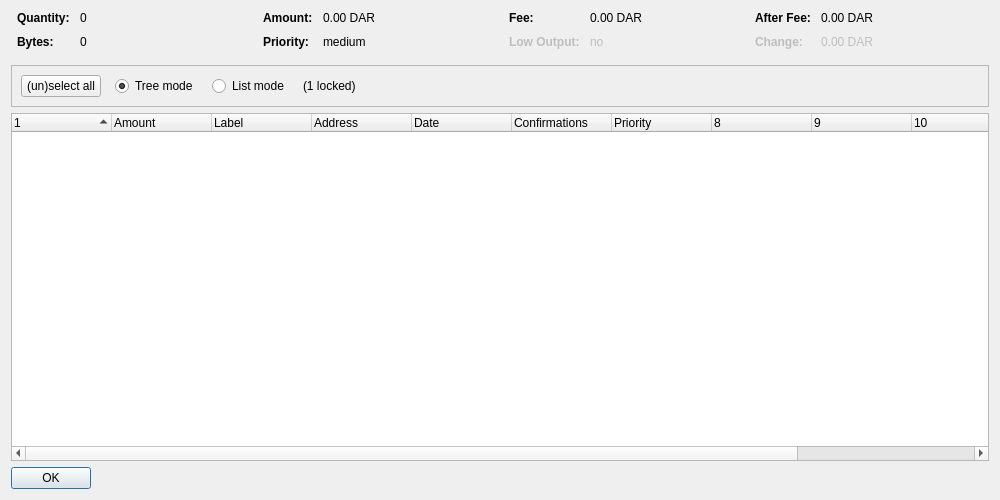
<?xml version="1.0" encoding="UTF-8"?>
<ui version="4.0">
 <class>CoinControlDialog</class>
 <widget class="QDialog" name="CoinControlDialog">
  <property name="geometry">
   <rect>
    <x>0</x>
    <y>0</y>
    <width>1000</width>
    <height>500</height>
   </rect>
  </property>
  <property name="windowTitle">
   <string>Coin Control Address Selection</string>
  </property>
  <layout class="QVBoxLayout" name="verticalLayout">
   <item>
    <layout class="QHBoxLayout" name="horizontalLayoutTop" stretch="0,0,0,0">
     <property name="topMargin">
      <number>0</number>
     </property>
     <property name="bottomMargin">
      <number>10</number>
     </property>
     <item>
      <layout class="QFormLayout" name="formLayoutCoinControl1">
       <property name="horizontalSpacing">
        <number>10</number>
       </property>
       <property name="verticalSpacing">
        <number>10</number>
       </property>
       <property name="leftMargin">
        <number>6</number>
       </property>
       <property name="rightMargin">
        <number>6</number>
       </property>
       <item row="0" column="0">
        <widget class="QLabel" name="labelCoinControlQuantityText">
         <property name="font">
          <font>
           <weight>75</weight>
           <bold>true</bold>
          </font>
         </property>
         <property name="text">
          <string>Quantity:</string>
         </property>
        </widget>
       </item>
       <item row="0" column="1">
        <widget class="QLabel" name="labelCoinControlQuantity">
         <property name="cursor">
          <cursorShape>IBeamCursor</cursorShape>
         </property>
         <property name="contextMenuPolicy">
          <enum>Qt::ActionsContextMenu</enum>
         </property>
         <property name="text">
          <string notr="true">0</string>
         </property>
         <property name="textInteractionFlags">
          <set>Qt::LinksAccessibleByMouse|Qt::TextSelectableByKeyboard|Qt::TextSelectableByMouse</set>
         </property>
        </widget>
       </item>
       <item row="1" column="0">
        <widget class="QLabel" name="labelCoinControlBytesText">
         <property name="font">
          <font>
           <weight>75</weight>
           <bold>true</bold>
          </font>
         </property>
         <property name="text">
          <string>Bytes:</string>
         </property>
        </widget>
       </item>
       <item row="1" column="1">
        <widget class="QLabel" name="labelCoinControlBytes">
         <property name="cursor">
          <cursorShape>IBeamCursor</cursorShape>
         </property>
         <property name="contextMenuPolicy">
          <enum>Qt::ActionsContextMenu</enum>
         </property>
         <property name="text">
          <string notr="true">0</string>
         </property>
         <property name="textInteractionFlags">
          <set>Qt::LinksAccessibleByMouse|Qt::TextSelectableByKeyboard|Qt::TextSelectableByMouse</set>
         </property>
        </widget>
       </item>
      </layout>
     </item>
     <item>
      <layout class="QFormLayout" name="formLayoutCoinControl2">
       <property name="horizontalSpacing">
        <number>10</number>
       </property>
       <property name="verticalSpacing">
        <number>10</number>
       </property>
       <property name="leftMargin">
        <number>6</number>
       </property>
       <property name="rightMargin">
        <number>6</number>
       </property>
       <item row="0" column="0">
        <widget class="QLabel" name="labelCoinControlAmountText">
         <property name="font">
          <font>
           <weight>75</weight>
           <bold>true</bold>
          </font>
         </property>
         <property name="text">
          <string>Amount:</string>
         </property>
        </widget>
       </item>
       <item row="0" column="1">
        <widget class="QLabel" name="labelCoinControlAmount">
         <property name="cursor">
          <cursorShape>IBeamCursor</cursorShape>
         </property>
         <property name="contextMenuPolicy">
          <enum>Qt::ActionsContextMenu</enum>
         </property>
         <property name="text">
          <string notr="true">0.00 DAR</string>
         </property>
         <property name="textInteractionFlags">
          <set>Qt::LinksAccessibleByMouse|Qt::TextSelectableByKeyboard|Qt::TextSelectableByMouse</set>
         </property>
        </widget>
       </item>
       <item row="1" column="0">
        <widget class="QLabel" name="labelCoinControlPriorityText">
         <property name="font">
          <font>
           <weight>75</weight>
           <bold>true</bold>
          </font>
         </property>
         <property name="text">
          <string>Priority:</string>
         </property>
        </widget>
       </item>
       <item row="1" column="1">
        <widget class="QLabel" name="labelCoinControlPriority">
         <property name="cursor">
          <cursorShape>IBeamCursor</cursorShape>
         </property>
         <property name="contextMenuPolicy">
          <enum>Qt::ActionsContextMenu</enum>
         </property>
         <property name="text">
          <string notr="true">medium</string>
         </property>
         <property name="textInteractionFlags">
          <set>Qt::LinksAccessibleByMouse|Qt::TextSelectableByKeyboard|Qt::TextSelectableByMouse</set>
         </property>
        </widget>
       </item>
      </layout>
     </item>
     <item>
      <layout class="QFormLayout" name="formLayoutCoinControl3">
       <property name="horizontalSpacing">
        <number>10</number>
       </property>
       <property name="verticalSpacing">
        <number>10</number>
       </property>
       <property name="leftMargin">
        <number>6</number>
       </property>
       <property name="rightMargin">
        <number>6</number>
       </property>
       <item row="0" column="0">
        <widget class="QLabel" name="labelCoinControlFeeText">
         <property name="font">
          <font>
           <weight>75</weight>
           <bold>true</bold>
          </font>
         </property>
         <property name="text">
          <string>Fee:</string>
         </property>
        </widget>
       </item>
       <item row="0" column="1">
        <widget class="QLabel" name="labelCoinControlFee">
         <property name="cursor">
          <cursorShape>IBeamCursor</cursorShape>
         </property>
         <property name="contextMenuPolicy">
          <enum>Qt::ActionsContextMenu</enum>
         </property>
         <property name="text">
          <string notr="true">0.00 DAR</string>
         </property>
         <property name="textInteractionFlags">
          <set>Qt::LinksAccessibleByMouse|Qt::TextSelectableByKeyboard|Qt::TextSelectableByMouse</set>
         </property>
        </widget>
       </item>
       <item row="1" column="0">
        <widget class="QLabel" name="labelCoinControlLowOutputText">
         <property name="enabled">
          <bool>false</bool>
         </property>
         <property name="font">
          <font>
           <weight>75</weight>
           <bold>true</bold>
          </font>
         </property>
         <property name="text">
          <string>Low Output:</string>
         </property>
        </widget>
       </item>
       <item row="1" column="1">
        <widget class="QLabel" name="labelCoinControlLowOutput">
         <property name="enabled">
          <bool>false</bool>
         </property>
         <property name="cursor">
          <cursorShape>IBeamCursor</cursorShape>
         </property>
         <property name="contextMenuPolicy">
          <enum>Qt::ActionsContextMenu</enum>
         </property>
         <property name="text">
          <string notr="true">no</string>
         </property>
         <property name="textInteractionFlags">
          <set>Qt::LinksAccessibleByMouse|Qt::TextSelectableByKeyboard|Qt::TextSelectableByMouse</set>
         </property>
        </widget>
       </item>
      </layout>
     </item>
     <item>
      <layout class="QFormLayout" name="formLayoutCoinControl4">
       <property name="horizontalSpacing">
        <number>10</number>
       </property>
       <property name="verticalSpacing">
        <number>10</number>
       </property>
       <property name="leftMargin">
        <number>6</number>
       </property>
       <property name="rightMargin">
        <number>6</number>
       </property>
       <item row="0" column="0">
        <widget class="QLabel" name="labelCoinControlAfterFeeText">
         <property name="font">
          <font>
           <weight>75</weight>
           <bold>true</bold>
          </font>
         </property>
         <property name="text">
          <string>After Fee:</string>
         </property>
        </widget>
       </item>
       <item row="0" column="1">
        <widget class="QLabel" name="labelCoinControlAfterFee">
         <property name="cursor">
          <cursorShape>IBeamCursor</cursorShape>
         </property>
         <property name="contextMenuPolicy">
          <enum>Qt::ActionsContextMenu</enum>
         </property>
         <property name="text">
          <string notr="true">0.00 DAR</string>
         </property>
         <property name="textInteractionFlags">
          <set>Qt::LinksAccessibleByMouse|Qt::TextSelectableByKeyboard|Qt::TextSelectableByMouse</set>
         </property>
        </widget>
       </item>
       <item row="1" column="0">
        <widget class="QLabel" name="labelCoinControlChangeText">
         <property name="enabled">
          <bool>false</bool>
         </property>
         <property name="font">
          <font>
           <weight>75</weight>
           <bold>true</bold>
          </font>
         </property>
         <property name="text">
          <string>Change:</string>
         </property>
        </widget>
       </item>
       <item row="1" column="1">
        <widget class="QLabel" name="labelCoinControlChange">
         <property name="enabled">
          <bool>false</bool>
         </property>
         <property name="cursor">
          <cursorShape>IBeamCursor</cursorShape>
         </property>
         <property name="contextMenuPolicy">
          <enum>Qt::ActionsContextMenu</enum>
         </property>
         <property name="text">
          <string notr="true">0.00 DAR</string>
         </property>
         <property name="textInteractionFlags">
          <set>Qt::LinksAccessibleByMouse|Qt::TextSelectableByKeyboard|Qt::TextSelectableByMouse</set>
         </property>
        </widget>
       </item>
      </layout>
     </item>
    </layout>
   </item>
   <item>
    <widget class="QFrame" name="frame">
     <property name="minimumSize">
      <size>
       <width>0</width>
       <height>40</height>
      </size>
     </property>
     <property name="frameShape">
      <enum>QFrame::StyledPanel</enum>
     </property>
     <property name="frameShadow">
      <enum>QFrame::Sunken</enum>
     </property>
     <layout class="QHBoxLayout" name="horizontalLayout">
      <item>
       <layout class="QHBoxLayout" name="horizontalLayoutPanel" stretch="0,0,0,0,0">
        <property name="spacing">
         <number>14</number>
        </property>
        <item>
         <widget class="QPushButton" name="pushButtonSelectAll">
          <property name="sizePolicy">
           <sizepolicy hsizetype="Maximum" vsizetype="Fixed">
            <horstretch>0</horstretch>
            <verstretch>0</verstretch>
           </sizepolicy>
          </property>
          <property name="text">
           <string>(un)select all</string>
          </property>
         </widget>
        </item>
        <item>
         <widget class="QRadioButton" name="radioTreeMode">
          <property name="sizePolicy">
           <sizepolicy hsizetype="Maximum" vsizetype="Fixed">
            <horstretch>0</horstretch>
            <verstretch>0</verstretch>
           </sizepolicy>
          </property>
          <property name="text">
           <string>Tree mode</string>
          </property>
          <property name="checked">
           <bool>true</bool>
          </property>
         </widget>
        </item>
        <item>
         <widget class="QRadioButton" name="radioListMode">
          <property name="sizePolicy">
           <sizepolicy hsizetype="Maximum" vsizetype="Fixed">
            <horstretch>0</horstretch>
            <verstretch>0</verstretch>
           </sizepolicy>
          </property>
          <property name="text">
           <string>List mode</string>
          </property>
         </widget>
        </item>
        <item>
         <widget class="QLabel" name="labelLocked">
          <property name="text">
           <string notr="true">(1 locked)</string>
          </property>
         </widget>
        </item>
        <item>
         <spacer name="horizontalSpacer">
          <property name="orientation">
           <enum>Qt::Horizontal</enum>
          </property>
          <property name="sizeHint" stdset="0">
           <size>
            <width>40</width>
            <height>20</height>
           </size>
          </property>
         </spacer>
        </item>
       </layout>
      </item>
     </layout>
    </widget>
   </item>
   <item>
    <widget class="CoinControlTreeWidget" name="treeWidget">
     <property name="contextMenuPolicy">
      <enum>Qt::CustomContextMenu</enum>
     </property>
     <property name="sortingEnabled">
      <bool>false</bool>
     </property>
     <property name="columnCount">
      <number>12</number>
     </property>
     <attribute name="headerShowSortIndicator" stdset="0">
      <bool>true</bool>
     </attribute>
     <attribute name="headerStretchLastSection">
      <bool>false</bool>
     </attribute>
     <column>
      <property name="text">
       <string/>
      </property>
     </column>
     <column>
      <property name="text">
       <string>Amount</string>
      </property>
     </column>
     <column>
      <property name="text">
       <string notr="true">Label</string>
      </property>
     </column>
     <column>
      <property name="text">
       <string>Address</string>
      </property>
     </column>
     <column>
      <property name="text">
       <string>Date</string>
      </property>
     </column>
     <column>
      <property name="text">
       <string>Confirmations</string>
      </property>
      <property name="toolTip">
       <string>Confirmed</string>
      </property>
     </column>
     <column>
      <property name="text">
       <string>Priority</string>
      </property>
     </column>
     <column>
      <property name="text">
       <string/>
      </property>
     </column>
     <column>
      <property name="text">
       <string/>
      </property>
     </column>
     <column>
      <property name="text">
       <string/>
      </property>
     </column>
     <column>
      <property name="text">
       <string/>
      </property>
     </column>
     <column>
      <property name="text">
       <string/>
      </property>
     </column>
    </widget>
   </item>
   <item>
    <widget class="QDialogButtonBox" name="buttonBox">
     <property name="sizePolicy">
      <sizepolicy hsizetype="Maximum" vsizetype="Fixed">
       <horstretch>0</horstretch>
       <verstretch>0</verstretch>
      </sizepolicy>
     </property>
     <property name="orientation">
      <enum>Qt::Horizontal</enum>
     </property>
     <property name="standardButtons">
      <set>QDialogButtonBox::Ok</set>
     </property>
    </widget>
   </item>
  </layout>
 </widget>
 <customwidgets>
  <customwidget>
   <class>CoinControlTreeWidget</class>
   <extends>QTreeWidget</extends>
   <header>coincontroltreewidget.h</header>
  </customwidget>
 </customwidgets>
 <resources/>
 <connections/>
</ui>
